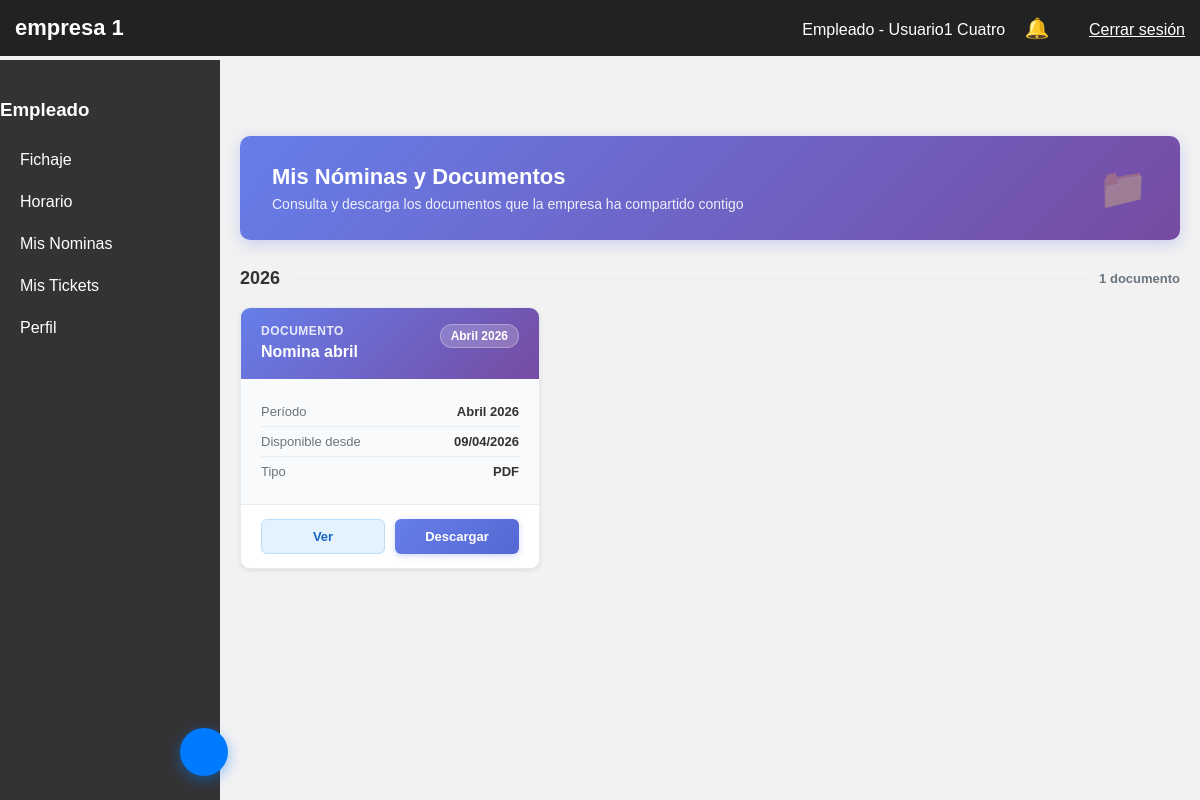
Page /panel.php?seccion=documentos (signed in) on the committed database.
### tables this page shows
CREATE TABLE `documentos` (
  `id_documento` int(11) NOT NULL,
  `id_usuario` int(11) NOT NULL,
  `id_empresa` int(11) NOT NULL,
  `titulo` varchar(100) NOT NULL,
  `mes` int(11) NOT NULL,
  `anio` int(11) NOT NULL,
  `ruta_archivo` varchar(255) NOT NULL,
  `fecha_subida` timestamp NOT NULL DEFAULT current_timestamp()
);

### secciones/mis_nominas.php (the view, shortened to what this page needs)
<?php
require_once __DIR__ . '/../config.php';
$idUsuario = $_SESSION['usuario']['id'];
$meses = ['','Enero','Febrero','Marzo','Abril','Mayo','Junio',
          'Julio','Agosto','Septiembre','Octubre','Noviembre','Diciembre'];
$stmt = $pdo->prepare("
    SELECT * FROM documentos
    WHERE id_usuario = ?
    ORDER BY anio DESC, mes DESC, fecha_subida DESC
");
$stmt->execute([$idUsuario]);
$documentos = $stmt->fetchAll(PDO::FETCH_ASSOC);
$porAnio = [];
foreach ($documentos as $doc) {
    $porAnio[$doc['anio']][] = $doc;
}
?>
<link rel="stylesheet" href="css/nominas.css">
<div class="nominas-wrapper">
    <div class="nominas-header-banner">
        <div>
            <h2> Mis Nóminas y Documentos</h2>
            <p>Consulta y descarga los documentos que la empresa ha compartido contigo</p>
        </div>
        <div style="font-size:40px;opacity:0.3;">📁</div>
    </div>
    <?php if (empty($documentos)): ?>
        <div class="nominas-empty">
            <div class="empty-icon">📂</div>
            <h3>No tienes documentos disponibles</h3>
            <p>Cuando tu empresa suba una nómina o documento, aparecerá aquí.</p>
        </div>
    <?php else: ?>
        <?php foreach ($porAnio as $anio => $docsAnio): ?>
            <div style="display:flex;align-items:center;gap:12px;margin:0 0 18px 0;">
                <span style="font-size:18px;font-weight:700;color:var(--text-main);"> <?= $anio ?></span>
                <span style="flex:1;height:1px;background:var(--border);"></span>
                <span style="font-size:13px;color:var(--text-muted);font-weight:600;">
                    <?= count($docsAnio) ?> documento<?= count($docsAnio) > 1 ? 's' : '' ?>
                </span>
            </div>
            <div class="mis-nominas-grid" style="margin-bottom:32px;">
                <?php foreach ($docsAnio as $doc): ?>
                    <div class="nomina-card">
                        <div class="nomina-card-header">
                            <div>
                                <div class="nomina-tipo"> Documento</div>
                                <div class="nomina-titulo"><?= htmlspecialchars($doc['titulo']) ?></div>
                            </div>
                            <div class="nomina-periodo-badge">
                                <?= $meses[$doc['mes']] ?> <?= $doc['anio'] ?>
                            </div>
                        </div>
                        <div class="nomina-card-body">
                            <div class="nomina-meta-row">
                                <span class="meta-label"> Período</span>
                                <span class="meta-value"><?= $meses[$doc['mes']] ?> <?= $doc['anio'] ?></span>
                            </div>
                            <div class="nomina-meta-row">
                                <span class="meta-label"> Disponible desde</span>
                                <span class="meta-value"><?= date('d/m/Y', strtotime($doc['fecha_subida'])) ?></span>
                            </div>
                            <div class="nomina-meta-row">
                                <span class="meta-label"> Tipo</span>
                                <span class="meta-value">PDF</span>
                            </div>
                        </div>
                        <div class="nomina-card-footer">
                            <a href="<?= htmlspecialchars($doc['ruta_archivo']) ?>"
                               target="_blank"
                               class="btn-nomina btn-nomina-ver">
                                 Ver
                            </a>
                            <a href="<?= htmlspecialchars($doc['ruta_archivo']) ?>"
                               download
                               class="btn-nomina btn-nomina-descargar">
                                 Descargar
                            </a>
                        </div>
                    </div>
                <?php endforeach; ?>
            </div>
        <?php endforeach; ?>
    <?php endif; ?>
</div>

### css/empresa_1.css (style rules this page uses)
body { margin:0; font-family: Arial; background:#f2f2f2; }

### css/nominas.css (style rules this page uses)
:root { --primary: #667eea; --primary-dark: #5568d3; --primary-light: #f0f2ff; --success: #28a745; --danger: #dc3545; --warning: #ffc107; --text-main: #333; --text-muted: #6c757d; --bg-card: #ffffff; --border: #e9ecef; --shadow-sm: 0 2px 4px rgba(0,0,0,0.08); --shadow-md: 0 4px 12px rgba(0,0,0,0.12); --radius: 10px; --radius-sm: 6px; }
.nominas-wrapper { animation: fadeInUp 0.4s ease; }
.nominas-header-banner { padding: 28px 32px; background: linear-gradient(135deg, #667eea 0%, #764ba2 100%); color: white; border-radius: var(--radius); margin-bottom: 28px; box-shadow: 0 4px 15px rgba(102,126,234,0.3); display: flex; justify-content: space-between; align-items: center; flex-wrap: wrap; gap: 15px; }
.nominas-header-banner h2 { margin: 0 0 6px 0; font-size: 22px; font-weight: 700; }
.nominas-header-banner p { margin: 0; opacity: 0.88; font-size: 14px; }
.mis-nominas-grid { display: grid; grid-template-columns: repeat(auto-fill, minmax(300px, 1fr)); gap: 20px; }
.nomina-card { background: var(--bg-card); border-radius: var(--radius); box-shadow: var(--shadow-sm); overflow: hidden; transition: transform 0.25s ease, box-shadow 0.25s ease; border: 1px solid var(--border); display: flex; flex-direction: column; }
.nomina-card-header { padding: 16px 20px; background: linear-gradient(135deg, #667eea 0%, #764ba2 100%); color: white; display: flex; justify-content: space-between; align-items: flex-start; gap: 10px; }
.nomina-card-header .nomina-tipo { font-size: 12px; font-weight: 700; text-transform: uppercase; letter-spacing: 0.5px; opacity: 0.85; margin-bottom: 4px; }
.nomina-card-header .nomina-titulo { font-size: 16px; font-weight: 700; line-height: 1.3; }
.nomina-card-header .nomina-periodo-badge { background: rgba(255,255,255,0.2); border: 1px solid rgba(255,255,255,0.3); color: white; padding: 4px 10px; border-radius: 20px; font-size: 12px; font-weight: 700; white-space: nowrap; flex-shrink: 0; }
.nomina-card-body { padding: 18px 20px; flex: 1; background: #f9fafb; }
.nomina-meta-row { display: flex; justify-content: space-between; align-items: center; padding: 7px 0; border-bottom: 1px solid var(--border); font-size: 13px; }
.nomina-meta-row:last-child { border-bottom: none; }
.nomina-meta-row .meta-label { color: var(--text-muted); font-weight: 500; }
.nomina-meta-row .meta-value { color: var(--text-main); font-weight: 700; }
.nomina-card-footer { padding: 14px 20px; border-top: 1px solid var(--border); display: grid; grid-template-columns: 1fr 1fr; gap: 10px; background: white; }
.btn-nomina { padding: 9px 12px; border: none; border-radius: var(--radius-sm); font-size: 13px; font-weight: 700; cursor: pointer; text-decoration: none; display: flex; align-items: center; justify-content: center; gap: 6px; transition: all 0.2s; }
.btn-nomina-ver { background: #e3f2fd; color: #1565c0; border: 1px solid #bbdefb; }
.btn-nomina-descargar { background: linear-gradient(135deg, var(--primary) 0%, var(--primary-dark) 100%); color: white; box-shadow: 0 2px 6px rgba(102,126,234,0.3); }

### rows in the picture
documentos: titulo "Nomina abril", mes "Abril", anio "2026", fecha_subida "09/04/2026"

### other values in the picture
$nombreEmpresa "empresa 1"
$usuario['nombre'] . ' ' . $usuario['apellidos'] "Usuario1 Cuatro"
$anio "2026"
count($docsAnio) "1"
